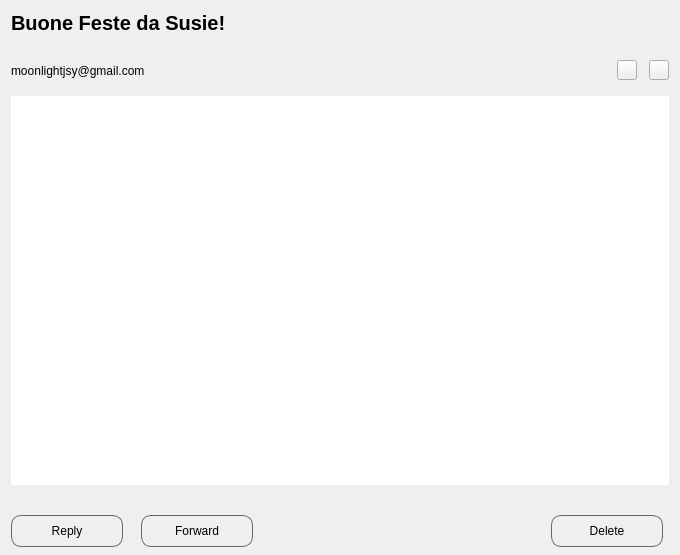
               <widget class="QWidget" name="scrollAreaWidgetContents">
                <property name="geometry">
                 <rect>
                  <x>0</x>
                  <y>0</y>
                  <width>680</width>
                  <height>555</height>
                 </rect>
                </property>
                <property name="styleSheet">
                 <string notr="true"/>
                </property>
                <layout class="QVBoxLayout" name="verticalLayout_20">
                 <property name="spacing">
                  <number>3</number>
                 </property>
                 <property name="topMargin">
                  <number>0</number>
                 </property>
                 <property name="bottomMargin">
                  <number>0</number>
                 </property>
                 <item>
                  <widget class="QLabel" name="readSubject">
                   <property name="minimumSize">
                    <size>
                     <width>0</width>
                     <height>45</height>
                    </size>
                   </property>
                   <property name="maximumSize">
                    <size>
                     <width>16777215</width>
                     <height>45</height>
                    </size>
                   </property>
                   <property name="styleSheet">
                    <string notr="true">font-size:20px;
font:bold;</string>
                   </property>
                   <property name="text">
                    <string>Buone Feste da Susie!</string>
                   </property>
                  </widget>
                 </item>
                 <item>
                  <widget class="QFrame" name="readTop">
                   <property name="sizePolicy">
                    <sizepolicy hsizetype="Expanding" vsizetype="Expanding">
                     <horstretch>0</horstretch>
                     <verstretch>0</verstretch>
                    </sizepolicy>
                   </property>
                   <property name="minimumSize">
                    <size>
                     <width>0</width>
                     <height>45</height>
                    </size>
                   </property>
                   <property name="maximumSize">
                    <size>
                     <width>16777215</width>
                     <height>45</height>
                    </size>
                   </property>
                   <property name="frameShape">
                    <enum>QFrame::NoFrame</enum>
                   </property>
                   <property name="frameShadow">
                    <enum>QFrame::Raised</enum>
                   </property>
                   <layout class="QHBoxLayout" name="horizontalLayout_4">
                    <property name="spacing">
                     <number>12</number>
                    </property>
                    <property name="leftMargin">
                     <number>0</number>
                    </property>
                    <property name="topMargin">
                     <number>0</number>
                    </property>
                    <property name="rightMargin">
                     <number>0</number>
                    </property>
                    <property name="bottomMargin">
                     <number>0</number>
                    </property>
                    <item>
                     <widget class="QLabel" name="From">
                      <property name="minimumSize">
                       <size>
                        <width>0</width>
                        <height>45</height>
                       </size>
                      </property>
                      <property name="styleSheet">
                       <string notr="true">font-size:12px;</string>
                      </property>
                      <property name="text">
                       <string>moonlightjsy@gmail.com</string>
                      </property>
                     </widget>
                    </item>
                    <item>
                     <widget class="QPushButton" name="btn_readstarred">
                      <property name="sizePolicy">
                       <sizepolicy hsizetype="Expanding" vsizetype="Expanding">
                        <horstretch>0</horstretch>
                        <verstretch>0</verstretch>
                       </sizepolicy>
                      </property>
                      <property name="minimumSize">
                       <size>
                        <width>20</width>
                        <height>20</height>
                       </size>
                      </property>
                      <property name="maximumSize">
                       <size>
                        <width>20</width>
                        <height>20</height>
                       </size>
                      </property>
                      <property name="text">
                       <string/>
                      </property>
                      <property name="icon">
                       <iconset resource="img.qrc">
                        <normaloff>:/img/star.png</normaloff>:/img/star.png</iconset>
                      </property>
                     </widget>
                    </item>
                    <item>
                     <widget class="QPushButton" name="btn_topreply">
                      <property name="sizePolicy">
                       <sizepolicy hsizetype="Expanding" vsizetype="Expanding">
                        <horstretch>0</horstretch>
                        <verstretch>0</verstretch>
                       </sizepolicy>
                      </property>
                      <property name="minimumSize">
                       <size>
                        <width>20</width>
                        <height>20</height>
                       </size>
                      </property>
                      <property name="maximumSize">
                       <size>
                        <width>20</width>
                        <height>20</height>
                       </size>
                      </property>
                      <property name="text">
                       <string/>
                      </property>
                      <property name="icon">
                       <iconset resource="img.qrc">
                        <normaloff>:/img/reply.png</normaloff>:/img/reply.png</iconset>
                      </property>
                     </widget>
                    </item>
                   </layout>
                  </widget>
                 </item>
                 <item>
                  <widget class="QTextEdit" name="readContent">
                   <property name="styleSheet">
                    <string notr="true">border:0px;</string>
                   </property>
                  </widget>
                 </item>
                 <item>
                  <widget class="QLabel" name="readContentt">
                   <property name="text">
                    <string/>
                   </property>
                   <property name="alignment">
                    <set>Qt::AlignHCenter|Qt::AlignTop</set>
                   </property>
                  </widget>
                 </item>
                 <item>
                  <widget class="QFrame" name="readBot">
                   <property name="minimumSize">
                    <size>
                     <width>0</width>
                     <height>50</height>
                    </size>
                   </property>
                   <property name="maximumSize">
                    <size>
                     <width>16777215</width>
                     <height>50</height>
                    </size>
                   </property>
                   <property name="styleSheet">
                    <string notr="true">QPushButton{
	border:1px solid;
	border-radius:10px;
	border-color:rgb(102, 102, 102);
}</string>
                   </property>
                   <property name="frameShape">
                    <enum>QFrame::NoFrame</enum>
                   </property>
                   <property name="frameShadow">
                    <enum>QFrame::Raised</enum>
                   </property>
                   <widget class="QPushButton" name="btn_replybot">
                    <property name="geometry">
                     <rect>
                      <x>0</x>
                      <y>10</y>
                      <width>112</width>
                      <height>32</height>
                     </rect>
                    </property>
                    <property name="text">
                     <string>Reply</string>
                    </property>
                    <property name="icon">
                     <iconset resource="img.qrc">
                      <normaloff>:/img/reply.png</normaloff>:/img/reply.png</iconset>
                    </property>
                   </widget>
                   <widget class="QPushButton" name="btn_forward">
                    <property name="geometry">
                     <rect>
                      <x>130</x>
                      <y>10</y>
                      <width>112</width>
                      <height>32</height>
                     </rect>
                    </property>
                    <property name="text">
                     <string>Forward</string>
                    </property>
                    <property name="icon">
                     <iconset resource="img.qrc">
                      <normaloff>:/img/retweet.png</normaloff>:/img/retweet.png</iconset>
                    </property>
                   </widget>
                   <widget class="QPushButton" name="btn_forward_2">
                    <property name="geometry">
                     <rect>
                      <x>540</x>
                      <y>10</y>
                      <width>112</width>
                      <height>32</height>
                     </rect>
                    </property>
                    <property name="text">
                     <string>Delete</string>
                    </property>
                    <property name="icon">
                     <iconset resource="img.qrc">
                      <normaloff>:/img/trash.png</normaloff>:/img/trash.png</iconset>
                    </property>
                   </widget>
                  </widget>
                 </item>
                </layout>
               </widget>
